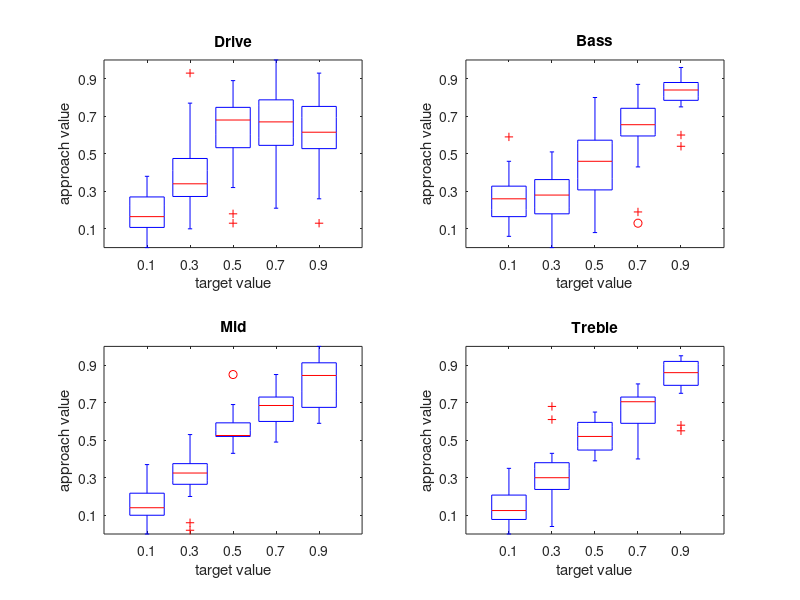

This chart was generated by the following MATLAB code:
function  JNDbox()
%drive
drive1=[0.27	0.14	0.17	0.28	0.38	0.09	0.1	0.27	0.28	0.15	0.12	0	0.21	0.11	0.08	0.31	0.16	0.18	0.01	0.18
];
drive3=[0.34	0.42	0.49	0.12	0.66	0.44	0.28	0.47	0.11	0.34	0.36	0.93	0.3	0.32	0.49	0.33	0.1	0.22	0.25	0.77
];
drive5=[0.58	0.72	0.18	0.73	0.82	0.61	0.89	0.69	0.13	0.68	0.7	0.37	0.32	0.63	0.82	0.68	0.83	0.55	0.48	0.8
];
drive7=[0.58	0.69	0.65	0.45	0.74	0.76	0.78	0.58	0.7	0.88	0.44	0.83	0.56	0.96	1	0.55	0.53	0.44	0.81	0.21
];
drive9=[0.26	0.56	0.42	0.9	0.13	0.93	0.91	0.64	0.59	0.66	0.37	0.62	0.63	0.85	0.54	0.61	0.61	0.49	0.72	0.88
];
drivebox=[drive1' drive3' drive5' drive7' drive9'];
subplot(221); 
boxplot(drivebox)
title('Drive');
xlabel('target value');ylabel('approach value');
set(gca,'YTick',[0.1:0.2:0.9])
set(gca,'XTick',1:5)
set(gca,'XTickLabel',{'0.1','0.3','0.5','0.7','0.9'})

%bass
bass1=[0.14	0.32	0.11	0.27	0.32	0.15	0.36	0.17	0.59	0.12	0.22	0.41	0.35	0.46	0.19	0.27	0.25	0.06	0.21	0.28
];
bass3=[0.43	0.18	0.28	0.33	0.47	0.32	0.21	0.14	0.49	0.18	0.28	0.17	0.24	0.51	0.36	0.25	0.33	0.37	0.03	0
];
bass5=[0.57	0.3	0.48	0.64	0.58	0.54	0.8	0.31	0.32	0.59	0.25	0.5	0.11	0.6	0.44	0.19	0.33	0.43	0.49	0.08
];
bass7=[0.76	0.6	0.69	0.61	0.43	0.58	0.19	0.69	0.76	0.87	0.6	0.75	0.6	0.43	0.74	0.62	0.75	0.71	0.71	0.13
];
bass9=[0.93	0.84	0.87	0.75	0.86	0.94	0.77	0.6	0.88	0.79	0.83	0.88	0.8	0.86	0.84	0.77	0.96	0.91	0.81	0.54
];
bassbox=[bass1' bass3' bass5' bass7' bass9'];
subplot(222); 
boxplot(bassbox)
title('Bass');
xlabel('target value');ylabel('approach value');
set(gca,'YTick',[0.1:0.2:0.9])
set(gca,'XTick',1:5)
set(gca,'XTickLabel',{'0.1','0.3','0.5','0.7','0.9'})

%mid
mid1=[0.02	0.34	0.13	0.14	0.21	0.24	0.13	0.37	0.12	0.29	0.14	0	0.17	0.17	0.28	0.17	0.1	0.09	0	0.1
];
mid3=[0.37	0.5	0.25	0.42	0.23	0.53	0.39	0.42	0.2	0.36	0.33	0.27	0.32	0.34	0.31	0.06	0.37	0.28	0.02	0.3
];
mid5=[0.52	0.59	0.52	0.43	0.52	0.52	0.53	0.56	0.52	0.59	0.63	0.51	0.52	0.6	0.63	0.69	0.85	0.53	0.51	0.47
];
mid7=[0.62	0.85	0.58	0.74	0.79	0.49	0.73	0.6	0.7	0.68	0.69	0.6	0.64	0.71	0.55	0.77	0.68	0.54	0.69	0.73
];
mid9=[0.73	0.6	0.95	0.59	0.83	1	0.9	0.66	0.9	0.95	0.86	1	0.68	0.76	0.64	0.83	0.63	0.9	1	0.9
];
midbox=[mid1' mid3' mid5' mid7' mid9'];
subplot(223); 
boxplot(midbox)
title('Mid');
xlabel('target value');ylabel('approach value');
set(gca,'YTick',[0.1:0.2:0.9])
set(gca,'XTick',1:5)
set(gca,'XTickLabel',{'0.1','0.3','0.5','0.7','0.9'})

%treble
treble1=[0.31	0.08	0.09	0.01	0.23	0.17	0.17	0.35	0.11	0.35	0.13	0.12	0.27	0.2	0.09	0.07	0.07	0	0.04	0.14
];
treble3=[0.12	0.23	0.36	0.43	0.38	0.38	0.22	0.68	0.28	0.3	0.38	0.08	0.29	0.3	0.43	0.24	0.61	0.33	0.04	0.24
];
treble5=[0.47	0.61	0.52	0.44	0.52	0.59	0.62	0.64	0.5	0.58	0.44	0.54	0.41	0.45	0.59	0.61	0.39	0.46	0.65	0.44
];
treble7=[0.58	0.71	0.73	0.59	0.71	0.78	0.73	0.59	0.7	0.68	0.78	0.79	0.56	0.73	0.59	0.8	0.5	0.71	0.61	0.4
];
treble9=[0.95	0.86	0.86	0.77	0.94	0.84	0.89	0.76	0.85	0.92	0.92	0.93	0.58	0.82	0.88	0.87	0.55	0.93	0.8	0.75
];
treblebox=[treble1' treble3' treble5' treble7' treble9'];
subplot(224); 
boxplot(treblebox)
title('Treble');
xlabel('target value');ylabel('approach value');
set(gca,'YTick',[0.1:0.2:0.9])
set(gca,'XTick',1:5)
set(gca,'XTickLabel',{'0.1','0.3','0.5','0.7','0.9'})

end

